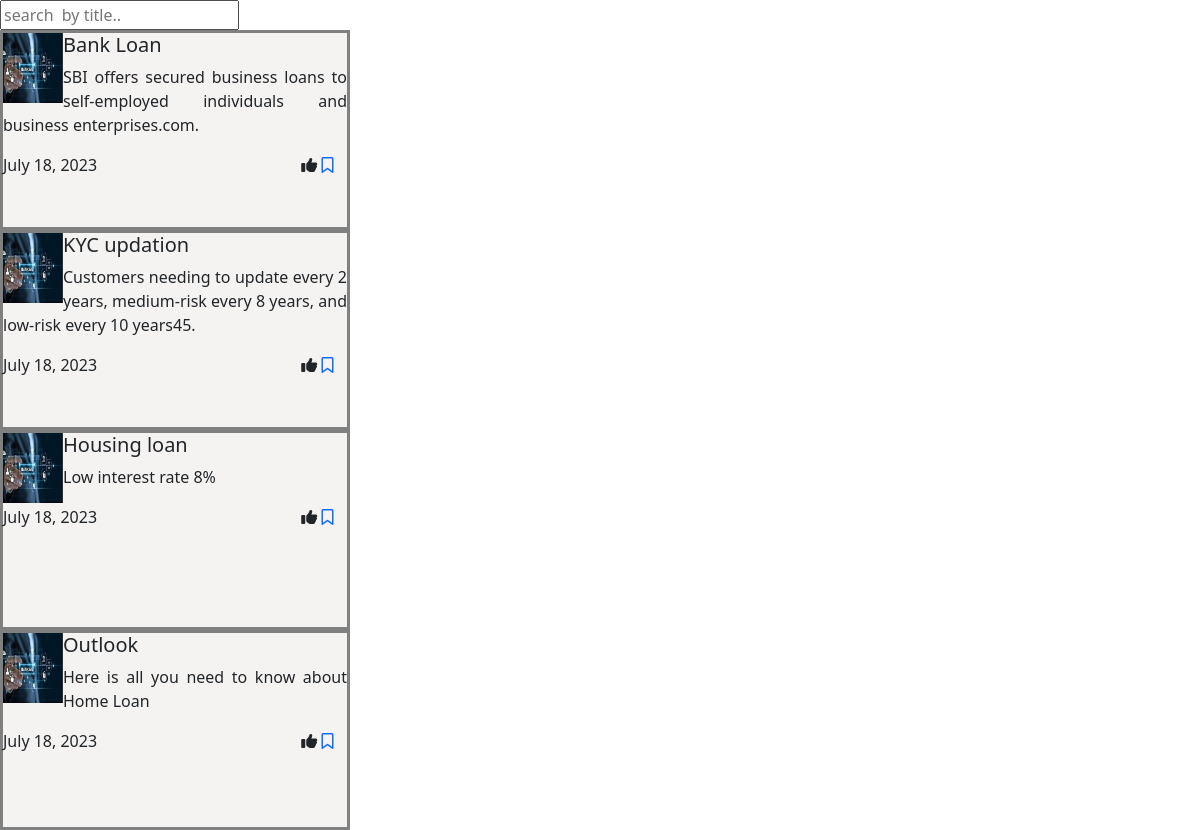
Screenshot of /bank_app/dis/ with the database file from the repository.
### bank_app/models.py (models this page shows, shortened)
class newsm(models.Model):
    title=models.CharField(max_length=30)
    content=models.CharField(max_length=1000)
    date=models.DateField(auto_now_add=True)

### bank_app/views.py (the view)
# urls.py: path('dis/',dis),
def dis(request):
    a=newsm.objects.all()
    return render(request,'display.html',{'a':a})

### bank_app/templates/display.html (shortened to what this page needs)
<!DOCTYPE html>
{% load static %}
<link href="https://cdn.jsdelivr.net/npm/bootstrap@5.0.2/dist/css/bootstrap.min.css" rel="stylesheet"
>
<html lang="en">
<head>
</head>
<body>
<input type="text" id="myInput" onkeyup="myFunction()" placeholder="search  by title..">
<form method="post">{% csrf_token %}
    <div id="myUL">
        {% for i in a %}
        {% if i.uid == id %}
        <div style="height:200px;width:350px;background-color: rgb(245, 243, 241);border-style: solid;border-color:grey;align:center;">
            <img src="{% static 'bnk2.jpeg' %}" style="height:70px;width:60px;float:left;">
            <h5>{{i.title}}</h5>
            <p style="text-align:justify;">{{i.content}}</p>
            {{i.date}}
            <i class="fa fa-thumbs-up" aria-hidden="true" style="margin-left:200px;"></i>
            <a href="http://127.0.0.1:8000/bank_app/wishlist/{{i.id}}">
                <i class="fa-sharp fa-regular fa-bookmark"></i>
            </a>
        </div>
        {% endif %}
        {% endfor %}
    </div>
</form>
</body>
</html>

### rows the page displays
newsm: title "Bank Loan", content "SBI offers secured business loans to self-employed individuals and business enterprises.com.", date "July 18, 2023"
newsm: title "KYC updation", content "Customers needing to update every 2 years, medium-risk every 8 years, and low-risk every 10 years45.", date "July 18, 2023"
newsm: title "Housing loan", content "Low interest rate 8%", date "July 18, 2023"
newsm: title "Outlook", content "Here is all you need to know about Home Loan", date "July 18, 2023"
